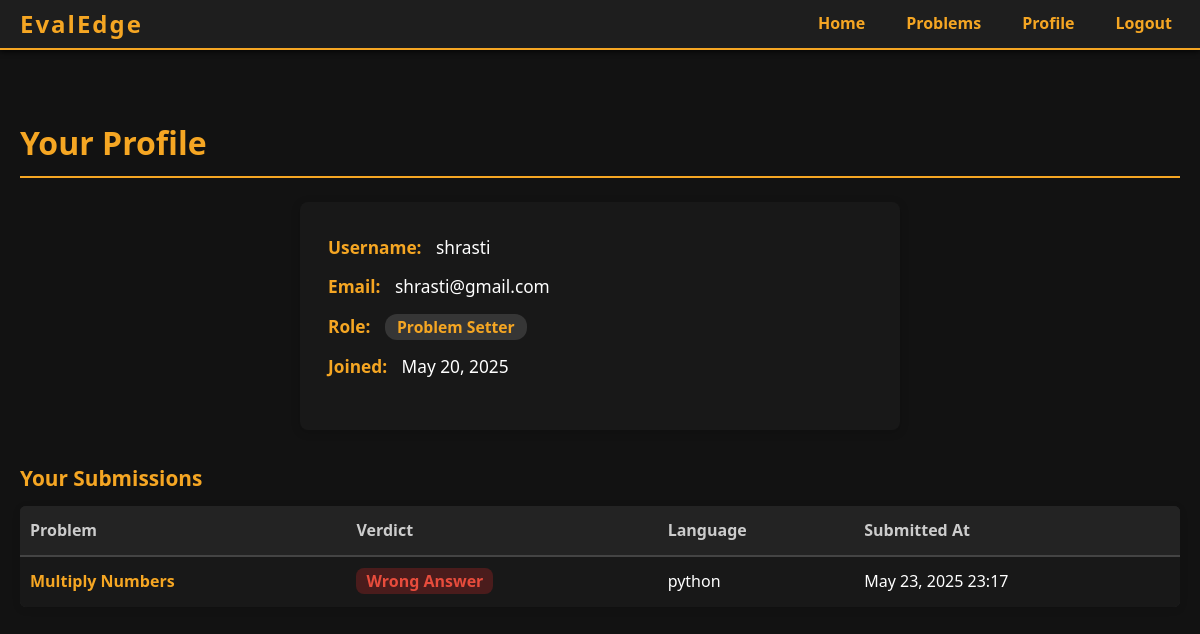
Page /profile/ (signed in) on the earlier database version.
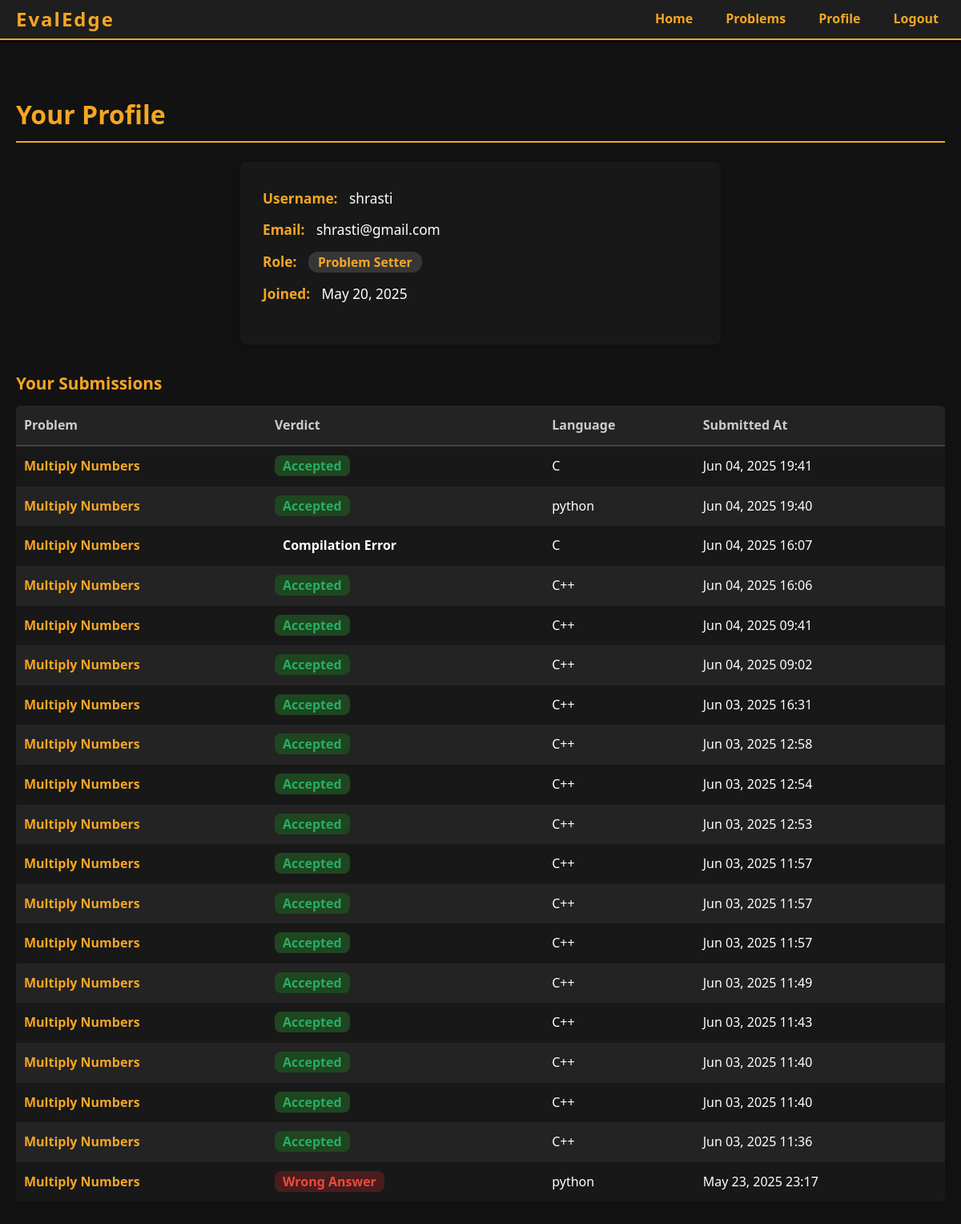
Same page on the later database version.
### users/models.py (models this page shows, shortened)
class CustomUser(AbstractUser):
    ROLE_CHOICES = [
        ('participant', 'Participant'),
        ('setter', 'Problem Setter'),
        ('admin', 'Admin'),
    ]
    role = models.CharField(max_length=20, choices=ROLE_CHOICES, default='participant')
    created_at = models.DateTimeField(auto_now_add=True)
    my_saved_problems = models.ManyToManyField('problems.Problem', related_name='saved_by', blank=True)

### problems/models.py (models this page shows)
class Submission(models.Model):
    LANG_CHOICES=[('py','python'),
                  ('cpp','C++'),
                  ('c','C')]
    problem = models.ForeignKey(Problem, on_delete=models.CASCADE)
    verdict = models.CharField(max_length=50)
    submitted_at = models.DateTimeField(auto_now_add=True)
    user = models.ForeignKey(settings.AUTH_USER_MODEL, on_delete=models.CASCADE, related_name='submissions')
    code = models.TextField()
    language = models.CharField(max_length=10, choices=LANG_CHOICES)
    exec_time = models.FloatField(blank=True, null=True)

class Problem(models.Model):
    DIFFICULTY_CHOICES = [('easy', 'Easy'), ('medium', 'Medium'), ('hard', 'Hard')]
    title = models.CharField(max_length=100)
    description = models.TextField()
    difficulty = models.CharField(max_length=10, choices=DIFFICULTY_CHOICES)
    topic = models.CharField(max_length=50)
    hints = models.TextField(blank=True, null=True)
    constraints = models.TextField(blank=True, null=True)
    problem_statistics = models.JSONField(default=dict, blank=True)
    created_by = models.ForeignKey(settings.AUTH_USER_MODEL, on_delete=models.CASCADE, related_name='my_problems')
    isSolved = models.BooleanField(default=False)

### users/views.py (the view)
# urls.py: path('profile/', views.profile_view, name='profile'),
@login_required
def profile_view(request):
    user = request.user
    submissions = Submission.objects.filter(user=user).select_related('problem').order_by('-submitted_at')
    return render(request, 'profile.html', {
        'user': user,
        'submissions': submissions,
    })

### templates/profile.html (shortened to what this page needs)
{% extends 'base.html' %}
{% block content %}
<h2 class="profile-title">Your Profile</h2>
<div class="profile-card">
    <div class="profile-info">
        <div class="profile-row"><span class="profile-label">Username:</span> {{ user.username }}</div>
        <div class="profile-row"><span class="profile-label">Email:</span> {{ user.email }}</div>
        <div class="profile-row"><span class="profile-label">Role:</span>
            <span class="profile-role">{{ user.get_role_display }}</span>
        </div>
        <div class="profile-row"><span class="profile-label">Joined:</span> {{ user.created_at|date:"F j, Y" }}</div>
    </div>
</div>
<h3 class="profile-subtitle">Your Submissions</h3>
<div class="profile-submissions-wrapper">
    {% if submissions %}
    <table class="profile-submissions-table">
        <thead>
            <tr>
                <th>Problem</th>
                <th>Verdict</th>
                <th>Language</th>
                <th>Submitted At</th>
            </tr>
        </thead>
        <tbody>
        {% for sub in submissions %}
            <tr>
                <td>
                    <a href="{% url 'problem_detail' sub.problem.id %}" class="profile-problem-link">{{ sub.problem.title }}</a>
                </td>
                <td>
                    <span class="profile-verdict {{ sub.verdict|lower }}">{{ sub.verdict }}</span>
                </td>
                <td>{{ sub.get_language_display }}</td>
                <td>{{ sub.submitted_at|date:"M d, Y H:i" }}</td>
            </tr>
        {% endfor %}
        </tbody>
    </table>
    {% else %}
        <div class="profile-empty">No submissions yet.</div>
    {% endif %}
</div>
{% endblock %}

### templates/base.html (shortened to what this page needs)
{% load static %}
<!DOCTYPE html>
<html lang="en">
<head>
    <link rel="stylesheet" href="{% static 'css/base.css' %}" />
</head>
<body>
<nav class="navbar">
    <div class="navbar-left">
        <a href="{% url 'home' %}" class="brand">EvalEdge</a>
    </div>
    <div class="navbar-right">
    <a href="{% url 'home' %}" class="nav-link">Home</a>
    {% if user.is_authenticated %}
        <a href="{% url 'problem_list' %}" class="nav-link">Problems</a>
        <a href="{% url 'profile' %}" class="nav-link">Profile</a>
        <form action="{% url 'logout' %}" method="post" style="display:inline;">
            <button type="submit" class="nav-link" >
                Logout
            </button>
        </form>
    {% else %}
        <a href="{% url 'login' %}?next={{ request.path }}" class="nav-link">Login</a>
    {% endif %}
    </div>
</nav>
<div class="container">
    {% block content %}
    {% endblock %}
</div>
</body>
</html>

### static/css/base.css (style rules this page uses)
* { box-sizing: border-box; }
body { margin: 0; background-color: #121212; color: #fff; font-family: 'Segoe UI', Tahoma, Geneva, Verdana, sans-serif; line-height: 1.6; }
.navbar { position: fixed; top: 0; left: 0; right: 0; height: 50px; background-color: #1e1e1e; border-bottom: 2px solid #f5a623; display: flex; justify-content: space-between; align-items: center; padding: 0 20px; z-index: 1000; box-shadow: 0 2px 5px rgba(0,0,0,0.7); }
.brand { font-weight: 900; font-size: 1.5rem; color: #f5a623; text-decoration: none; letter-spacing: 2px; }
.navbar-right { display: flex; gap: 25px; }
.nav-link { color: #f5a623; text-decoration: none; font-weight: 600; transition: color 0.3s ease; padding: 5px 8px; border-radius: 4px; }
.container { margin-top: 70px; padding: 20px; max-width: 1200px; margin-left: auto; margin-right: auto; }
button { background-color: #f5a623; border: none; padding: 10px 18px; color: #121212; font-weight: 700; cursor: pointer; border-radius: 4px; transition: background-color 0.3s ease; font-size: 1rem; }
h1, h3 { color: #f5a623; margin-bottom: 15px; }
.navbar-right { display: flex; gap: 25px; align-items: center; }
.navbar-right form { display: flex; align-items: center; margin: 0; padding: 0; }
.navbar-right .nav-link, .navbar-right button.nav-link { background: none; border: none; padding: 5px 8px; color: #f5a623; font-weight: 600; font-size: 1rem; border-radius: 4px; cursor: pointer; transition: color 0.3s, background 0.3s; font-family: inherit; line-height: 1.2; display: flex; align-items: center; min-width: 0; min-height: 0; outline: none; box-shadow: none; }
.profile-title { font-size: 2rem; font-weight: bold; color: #f5a623; margin-bottom: 24px; border-bottom: 2px solid #f5a623; padding-bottom: 8px; }
.profile-card { background: #181818; padding: 32px 28px; border-radius: 8px; box-shadow: 0 2px 10px rgba(0,0,0,0.18); max-width: 600px; margin: 0 auto 32px auto; }
.profile-info { margin-bottom: 18px; }
.profile-row { margin-bottom: 12px; font-size: 1.08rem; }
.profile-label { color: #f5a623; font-weight: 600; margin-right: 10px; }
.profile-role { background: #363636; color: #f5a623; padding: 2px 12px; border-radius: 12px; font-weight: 600; font-size: 0.98rem; }
.profile-subtitle { color: #f5a623; font-size: 1.3rem; margin-bottom: 10px; margin-top: 32px; }
.profile-submissions-wrapper { overflow-x: auto; background: #232323; border-radius: 6px; box-shadow: 0 2px 8px rgba(0,0,0,0.10); margin-bottom: 32px; }
.profile-submissions-table { width: 100%; border-collapse: collapse; min-width: 600px; background: #232323; }
.profile-submissions-table th, .profile-submissions-table td { padding: 12px 10px; font-size: 1rem; }
.profile-submissions-table th { color: #ccc; font-weight: 700; background: #232323; border-bottom: 2px solid #444; text-align: left; }
.profile-submissions-table tbody tr:nth-child(odd) { background-color: #181818; }
.profile-submissions-table tbody tr:nth-child(even) { background-color: #232323; }
.profile-problem-link { color: #f5a623; font-weight: 600; text-decoration: none; transition: color 0.2s; }
.profile-verdict { font-weight: 700; border-radius: 8px; padding: 2px 10px; }
.profile-verdict.accepted { color: #27ae60; background: #1e4620; }
.profile-verdict.wrong { color: #e74c3c; background: #4a1c1c; }

Differences in the rows shown:
added Submission: problem "Multiply Numbers", verdict "Accepted", language "C", submitted_at "Jun 04, 2025 19:41"
added Submission: problem "Multiply Numbers", verdict "Accepted", language "python", submitted_at "Jun 04, 2025 19:40"
added Submission: problem "Multiply Numbers", verdict "Compilation Error", language "C", submitted_at "Jun 04, 2025 16:07"
added Submission: problem "Multiply Numbers", verdict "Accepted", language "C++", submitted_at "Jun 04, 2025 16:06"
added Submission: problem "Multiply Numbers", verdict "Accepted", language "C++", submitted_at "Jun 04, 2025 09:41"
added Submission: problem "Multiply Numbers", verdict "Accepted", language "C++", submitted_at "Jun 04, 2025 09:02"
added Submission: problem "Multiply Numbers", verdict "Accepted", language "C++", submitted_at "Jun 03, 2025 16:31"
added Submission: problem "Multiply Numbers", verdict "Accepted", language "C++", submitted_at "Jun 03, 2025 12:58"
added Submission: problem "Multiply Numbers", verdict "Accepted", language "C++", submitted_at "Jun 03, 2025 12:54"
added Submission: problem "Multiply Numbers", verdict "Accepted", language "C++", submitted_at "Jun 03, 2025 12:53"
added Submission: problem "Multiply Numbers", verdict "Accepted", language "C++", submitted_at "Jun 03, 2025 11:57"
added Submission: problem "Multiply Numbers", verdict "Accepted", language "C++", submitted_at "Jun 03, 2025 11:57"
added Submission: problem "Multiply Numbers", verdict "Accepted", language "C++", submitted_at "Jun 03, 2025 11:57"
added Submission: problem "Multiply Numbers", verdict "Accepted", language "C++", submitted_at "Jun 03, 2025 11:49"
added Submission: problem "Multiply Numbers", verdict "Accepted", language "C++", submitted_at "Jun 03, 2025 11:43"
added Submission: problem "Multiply Numbers", verdict "Accepted", language "C++", submitted_at "Jun 03, 2025 11:40"
added Submission: problem "Multiply Numbers", verdict "Accepted", language "C++", submitted_at "Jun 03, 2025 11:40"
added Submission: problem "Multiply Numbers", verdict "Accepted", language "C++", submitted_at "Jun 03, 2025 11:36"
